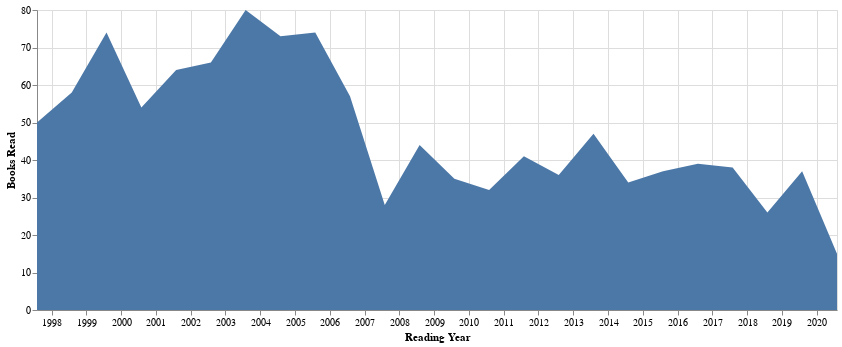

This figure's notebook cell:
### Code cell
q = """
    PREFIX rdfs: <http://www.w3.org/2000/01/rdf-schema#> 
    PREFIX wdt: <http://www.wikidata.org/prop/direct/>
    PREFIX wd: <http://www.wikidata.org/entity/>
    SELECT DISTINCT ?book ?reading
    WHERE { 
        ?book a <https://birot.github.io/ontology/Book>. 
        ?event <https://birot.github.io/ontology/hasBook> ?book.
        ?event <https://birot.github.io/ontology/hasStartDate> ?reading. 
        }
    """

dataframe = pandas.DataFrame(create_graph().query(q))
dataframe.columns=['Entity', 'Reading Year']
dataframe['Books'] = 1

altair.themes.enable('fivethirtyeight')
altair.Chart(dataframe, title='').mark_area().encode(
    x='Reading Year:T', y=altair.Y('sum(Books)', stack="center", title='Books Read')).properties(width=800, height=300)

### Figure 1 — Vega-Lite specification as saved in the notebook (floating-point values rounded to 4 significant figures; data arrays with more than 128 entries replaced by an {"elided": "..."} marker saying what was removed)
{"usermeta": {"embedOptions": {"theme": "fivethirtyeight"}}, "config": {"view": {"continuousWidth": 400, "continuousHeight": 300}}, "data": {"name": "data-58f8131246db2d258c6d960150ac3b22"}, "mark": "area", "encoding": {"x": {"type": "temporal", "field": "Reading Year"}, "y": {"type": "quantitative", "aggregate": "sum", "field": "Books", "stack": "center", "title": "Books Read"}}, "height": 300, "title": "", "width": 800, "$schema": "https://vega.github.io/schema/vega-lite/v4.8.1.json", "datasets": {"data-58f8131246db2d258c6d960150ac3b22": {"elided": "1139 records"}}}
